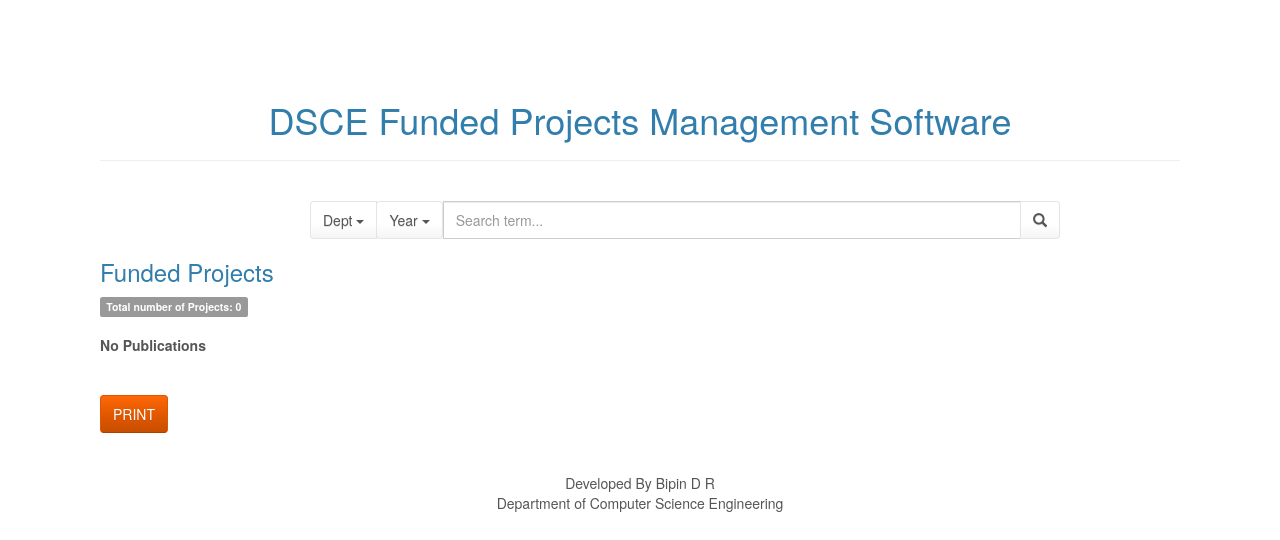
The page /projects/ on the database as committed earlier.
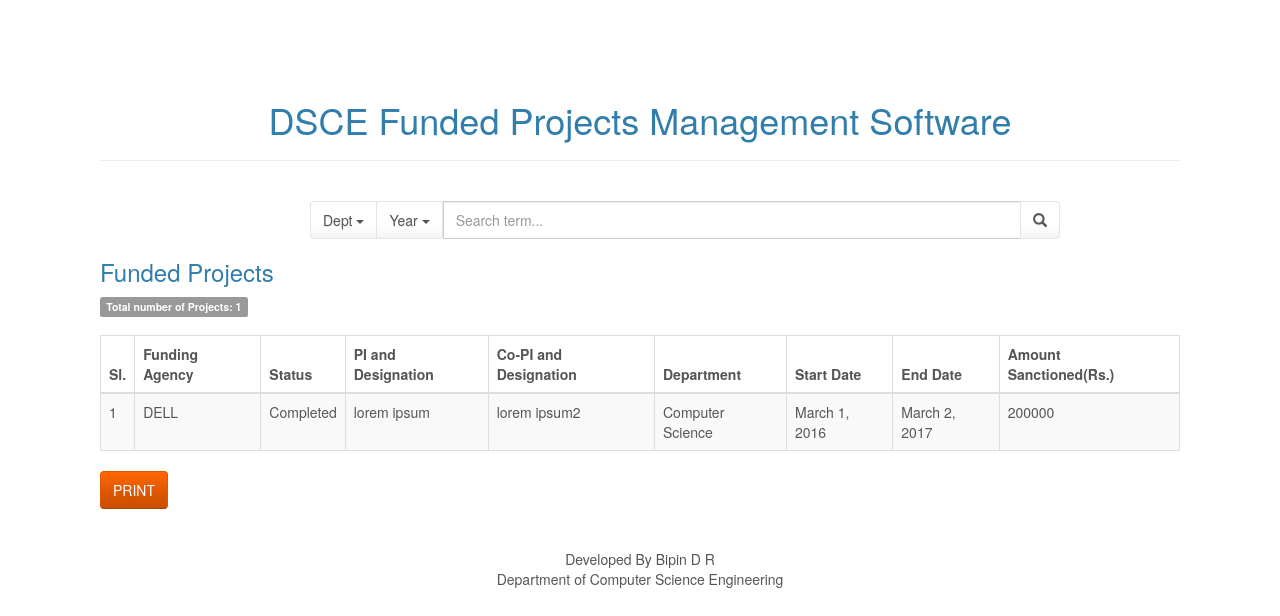
The same page on the database as committed later.
### projects/models.py (models this page shows, shortened)
class Project(models.Model):
    dept = models.CharField("Department",max_length=50)
    status = models.CharField("status", max_length=50,
                              choices=[('Completed', 'Completed'), ('OnGoing', 'OnGoing')])
    funding_agency = models.CharField("Funding Agency",max_length=50)
    pi_designation = models.CharField("PI and Designation",max_length=50)
    co_pi_designation = models.CharField("Co-PI and Designation",max_length=50)
    start_date = models.DateField("Start Date", blank=True, null=True)
    end_date = models.DateField("End Date", blank=True, null=True)
    amount_sactioned = models.IntegerField("Amount Sanctioned")
    class Meta:
        pass

### projects/views.py (the view)
def index(request):
    global all_projects
    all_projects = Project.objects.all()
    total = all_projects.count()
    context = {
        'all_projects': all_projects,
        'total': total,
    }
    return render(request, 'projects/index.html', context)

### projects/templates/projects/index.html (shortened to what this page needs)
<!DOCTYPE html>
<html>
<head>
    {% load staticfiles %}
    <link rel="stylesheet" href="{% static 'assets/bootstrap/css/bootstrap.min.css' %}">
    <link rel="stylesheet" href="{% static 'assets/css/styles.css' %}">
</head>
<body>
<h1 align="center">DSCE Funded Projects Management Software</h1>
<hr>
<br>
<div class="container">
    <form type="get" action="/projects/bob" style="margin: 0">
        <div class="row">
            <div class="col-xs-8 col-xs-offset-2">
                <div class="input-group">
                    <div class="input-group-btn search-panel">
                        <button type="button" class="btn btn-default dropdown-toggle" data-toggle="dropdown">
                            <span id="search_dept">Dept</span> <span class="caret"></span>
                        </button>
                    </div>
                    <div class="input-group-btn search-panel">
                        <button type="button" class="btn btn-default dropdown-toggle" data-toggle="dropdown">
                            <span id="search_date">Year</span> <span class="caret"></span>
                        </button>
                    </div>
                    <input type="text" class="form-control" name="search_box" placeholder="Search term...">
                    <span class="input-group-btn">
                    <button id="search_submit" class="btn btn-default" type="submit"><span
                            class="glyphicon glyphicon-search"></span></button>
                    </span>
                </div>
            </div>
        </div>
    </form>
</div>
<a href="/projects">
    <h3>Funded Projects</h3>
</a>
<span class="label label-default">Total number of Projects: {{ total }}</span>
<br>
<br>
{% if all_projects %}
    <div class="table-responsive">
        <table class="table table-striped table-bordered">
            <thead>
            <tr>
                <th>Sl.</th>
                <th>Funding Agency</th>
                <th>Status</th>
                <th>PI and Designation</th>
                <th>Co-PI and Designation</th>
                <th>Department</th>
                <th>Start Date</th>
                <th>End Date</th>
                <th>Amount Sanctioned(Rs.)</th>
            </tr>
            </thead>
            <tbody>
            {% for i in all_projects %}
                <tr>
                    <td>{{ forloop.counter }}</td>
                    <td>{{ i.funding_agency }}</td>
                    <td>{{ i.status }}</td>
                    <td>{{ i.pi_designation }}</td>
                    <td>{{ i.co_pi_designation }}</td>
                    <td>{{ i.dept }}</td>
                    <td>{{ i.start_date }}</td>
                    <td>{{ i.end_date }}</td>
                    <td>{{ i.amount_sactioned }}</td>
                </tr>
            {% endfor %}
            </tbody>
        </table>
    </div>
{% else %}
    <strong>No Publications</strong>
    <br>
    <br>
    <br>
{% endif %}
<button type="button" class="btn btn-warning" onclick=" window.location.href='/publications/print'">
    PRINT
</button>
<br>
<br>
<br>
<div class="footer">Developed By Bipin D R</div>
<div class="footer"> Department of Computer Science Engineering</div>
</body>
</html>

Rows that differ between the two databases and show on the page:
added Project: funding_agency "DELL", status "Completed", pi_designation "lorem ipsum", co_pi_designation "lorem ipsum2", dept "Computer Science", start_date "March 1, 2016", end_date "March 2, 2017", amount_sactioned "200000"
Other text that changed with them:
{{ total }}: "0" → "1"
text no longer shown: "No Publications"
text now shown: "Sl. Funding Agency Status PI and Designation Co-PI and Designation Department Start Date End Date Amount Sanctioned(Rs.)"
